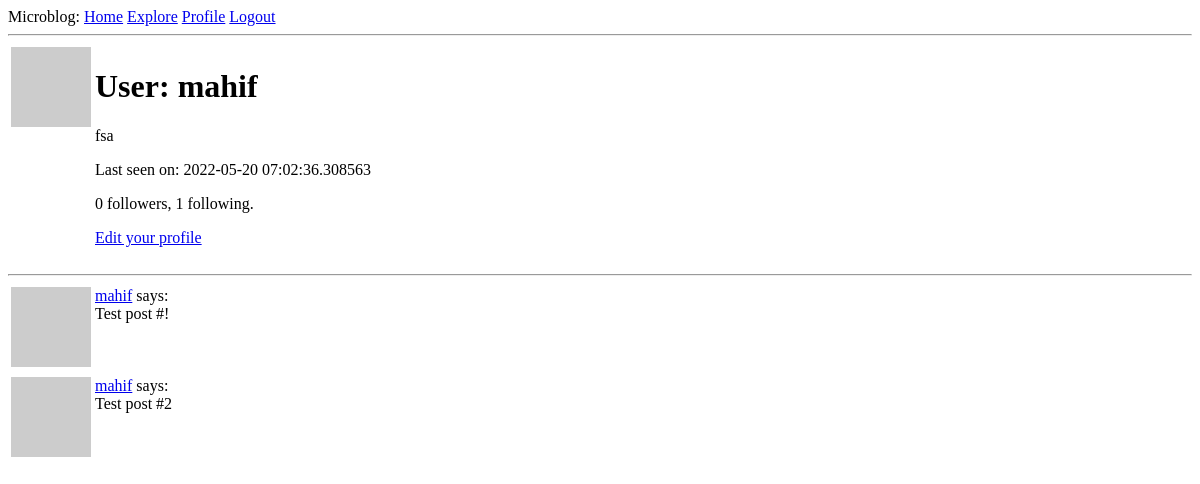
Before: /user/mahif (signed in) with the older database file.
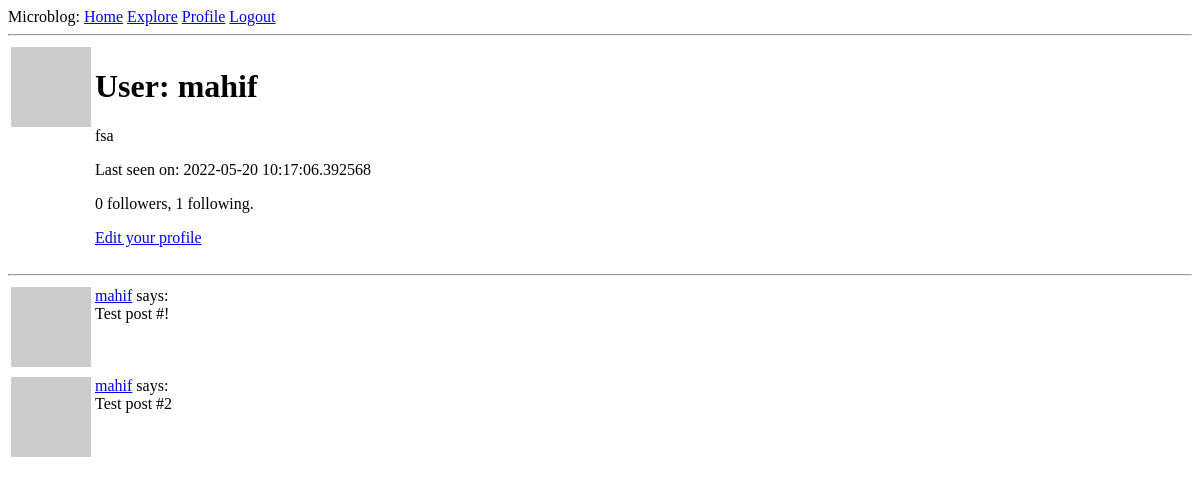
After: the same page with the newer database file.
### app/models.py (models this page shows, shortened)
class User(UserMixin, db.Model):
    id = db.Column(db.Integer, primary_key=True)
    username = db.Column(db.String(64), index=True, unique=True)
    email = db.Column(db.String(120), index=True, unique=True)
    password_hash = db.Column(db.String(128))
    about_me = db.Column(db.String(140))
    last_seen = db.Column(db.DateTime, default=datetime.utcnow)
    posts = db.relationship('Post', backref='author', lazy='dynamic')
    followed = db.relationship(
            'User', secondary=followers,
            primaryjoin=(followers.c.follower_id == id),
            secondaryjoin=(followers.c.followed_id == id),
            backref=db.backref('followers', lazy='dynamic'), lazy='dynamic')
    def avatar(self, size):
        digest = md5(self.email.lower().encode('utf-8')).hexdigest()
        return f'https://gravatar.com/avatar/{digest}?d=identicon&s={size}'

### app/routes.py (the view)
@app.route('/user/<username>')
@login_required
def user(username):
    user = User.query.filter_by(username=username).first_or_404()
    posts = [
            {'author': user, 'body': 'Test post #!'},
            {'author': user, 'body': 'Test post #2'}
            ]
    form = EmptyForm()
    return render_template('user.html', user=user, posts=posts, form=form)

### app/models.py (called while the page is built)
@login.user_loader
def load_user(id):
    return User.query.get(int(id))

### app/routes.py (called while the page is built)
@app.before_request
def before_request():
    if current_user.is_authenticated:
        current_user.last_seen = datetime.utcnow()
        db.session.commit()

### app/templates/user.html (shortened to what this page needs)
{% extends "base.html" %}
{% block content %}
    <table>
        <tr valign="top">
            <td><img src="{{ user.avatar(128) }}" alt="{{ user.username + ' avatar' }}"></td>
            <td>
                <h1>User: {{ user.username }}</h1>
                {% if user.about_me %}<p>{{ user.about_me }}</p>{% endif %}
                {% if user.last_seen %}<p>Last seen on: {{ user.last_seen }}</p>{% endif %}
                <p>{{ user.followers.count() }} followers, {{ user.followed.count() }} following.</p>
                {% if user == current_user %}
                <p><a href="{{ url_for('edit_profile') }}">Edit your profile</a></p>
                {% endif %}
            </td>
        </tr>
    </table>
    <hr>
    {% for post in posts %}
        {% include '_post.html' %}
    {% endfor %}
{% endblock %}

### app/templates/_post.html
<table>
    <tr valign="top">
        <td><img src="{{ post.author.avatar(36) }}" alt="{{ post.author.username + ' avatar' }}"></td>
        <td><a href="{{ url_for('user', username=post.author.username) }}">{{ post.author.username }}</a> says:<br>{{ post.body }}</td>
    </tr>
</table>

Changed rows visible on the page:
changed User "mahif": last_seen "2022-05-20 07:02:36.308563" → "2022-05-20 10:17:06.392568"
